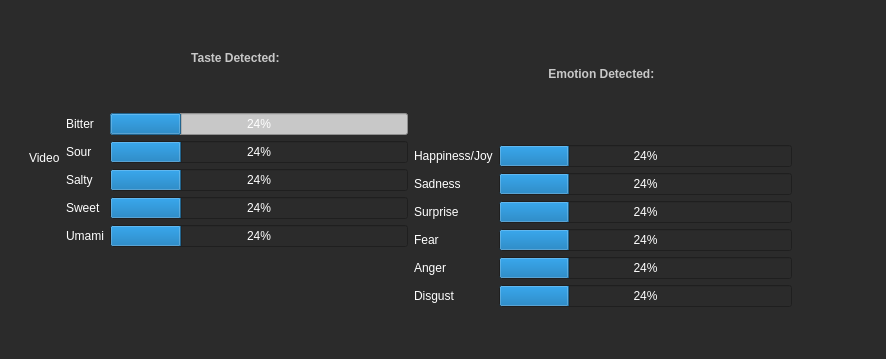
<?xml version="1.0" encoding="UTF-8"?>
<ui version="4.0">
 <class>MainWindow</class>
 <widget class="QMainWindow" name="MainWindow">
  <property name="geometry">
   <rect>
    <x>0</x>
    <y>0</y>
    <width>886</width>
    <height>359</height>
   </rect>
  </property>
  <property name="windowTitle">
   <string>MainWindow</string>
  </property>
  <property name="styleSheet">
   <string notr="true">font: 10pt &quot;Century Gothic&quot;;
background-color:rgb(43, 43, 43);
color: rgb(255, 255, 255);</string>
  </property>
  <widget class="QWidget" name="centralwidget">
   <widget class="QWidget" name="gridLayoutWidget">
    <property name="geometry">
     <rect>
      <x>29</x>
      <y>9</y>
      <width>763</width>
      <height>298</height>
     </rect>
    </property>
    <layout class="QGridLayout" name="gridLayout">
     <item row="1" column="5">
      <layout class="QHBoxLayout" name="horizontalLayout">
       <item>
        <layout class="QVBoxLayout" name="verticalLayout_3">
         <item>
          <widget class="QLabel" name="label_7">
           <property name="text">
            <string>Video</string>
           </property>
          </widget>
         </item>
        </layout>
       </item>
       <item>
        <layout class="QGridLayout" name="gridLayout_3">
         <item row="5" column="0">
          <widget class="QLabel" name="label_5">
           <property name="text">
            <string>Umami</string>
           </property>
          </widget>
         </item>
         <item row="2" column="0">
          <widget class="QLabel" name="label">
           <property name="text">
            <string>Sour</string>
           </property>
          </widget>
         </item>
         <item row="3" column="1">
          <widget class="QProgressBar" name="salty_bar">
           <property name="value">
            <number>24</number>
           </property>
          </widget>
         </item>
         <item row="4" column="0">
          <widget class="QLabel" name="label_4">
           <property name="text">
            <string>Sweet</string>
           </property>
          </widget>
         </item>
         <item row="1" column="1">
          <widget class="QProgressBar" name="bitter_bar">
           <property name="styleSheet">
            <string notr="true">QProgressBar {
     background-color: rgb(200, 200, 200);
 }</string>
           </property>
           <property name="value">
            <number>24</number>
           </property>
           <property name="alignment">
            <set>Qt::AlignBottom|Qt::AlignRight|Qt::AlignTrailing</set>
           </property>
           <property name="textVisible">
            <bool>true</bool>
           </property>
           <property name="orientation">
            <enum>Qt::Horizontal</enum>
           </property>
           <property name="textDirection">
            <enum>QProgressBar::TopToBottom</enum>
           </property>
          </widget>
         </item>
         <item row="1" column="0">
          <widget class="QLabel" name="label_2">
           <property name="text">
            <string>Bitter</string>
           </property>
          </widget>
         </item>
         <item row="5" column="1">
          <widget class="QProgressBar" name="umami_bar">
           <property name="value">
            <number>24</number>
           </property>
          </widget>
         </item>
         <item row="3" column="0">
          <widget class="QLabel" name="label_3">
           <property name="text">
            <string>Salty</string>
           </property>
          </widget>
         </item>
         <item row="4" column="1">
          <widget class="QProgressBar" name="sweet_bar">
           <property name="value">
            <number>24</number>
           </property>
          </widget>
         </item>
         <item row="2" column="1">
          <widget class="QProgressBar" name="sour_bar">
           <property name="sizePolicy">
            <sizepolicy hsizetype="Expanding" vsizetype="Fixed">
             <horstretch>0</horstretch>
             <verstretch>0</verstretch>
            </sizepolicy>
           </property>
           <property name="value">
            <number>24</number>
           </property>
          </widget>
         </item>
         <item row="0" column="0" colspan="2">
          <widget class="QLabel" name="label_15">
           <property name="styleSheet">
            <string notr="true">
font: 75 14pt &quot;Century Gothic&quot;;
font-weight: bold;
color:rgb(200, 200, 200);</string>
           </property>
           <property name="text">
            <string>Taste Detected: </string>
           </property>
           <property name="alignment">
            <set>Qt::AlignCenter</set>
           </property>
          </widget>
         </item>
         <item row="6" column="0">
          <spacer name="verticalSpacer">
           <property name="orientation">
            <enum>Qt::Vertical</enum>
           </property>
           <property name="sizeType">
            <enum>QSizePolicy::Maximum</enum>
           </property>
           <property name="sizeHint" stdset="0">
            <size>
             <width>20</width>
             <height>60</height>
            </size>
           </property>
          </spacer>
         </item>
        </layout>
       </item>
      </layout>
     </item>
     <item row="1" column="6">
      <layout class="QGridLayout" name="gridLayout_4">
       <item row="6" column="1">
        <widget class="QProgressBar" name="disgust_bar">
         <property name="value">
          <number>24</number>
         </property>
        </widget>
       </item>
       <item row="1" column="1">
        <widget class="QProgressBar" name="happy_bar">
         <property name="value">
          <number>24</number>
         </property>
        </widget>
       </item>
       <item row="3" column="1">
        <widget class="QProgressBar" name="suprise_bar">
         <property name="value">
          <number>24</number>
         </property>
        </widget>
       </item>
       <item row="5" column="1">
        <widget class="QProgressBar" name="anger_bar">
         <property name="value">
          <number>24</number>
         </property>
        </widget>
       </item>
       <item row="1" column="0">
        <widget class="QLabel" name="label_9">
         <property name="text">
          <string>Happiness/Joy</string>
         </property>
        </widget>
       </item>
       <item row="2" column="0">
        <widget class="QLabel" name="label_8">
         <property name="text">
          <string>Sadness</string>
         </property>
        </widget>
       </item>
       <item row="2" column="1">
        <widget class="QProgressBar" name="sad_bar">
         <property name="value">
          <number>24</number>
         </property>
        </widget>
       </item>
       <item row="4" column="1">
        <widget class="QProgressBar" name="fear_bar">
         <property name="value">
          <number>24</number>
         </property>
        </widget>
       </item>
       <item row="4" column="0">
        <widget class="QLabel" name="label_11">
         <property name="text">
          <string>Fear</string>
         </property>
        </widget>
       </item>
       <item row="3" column="0">
        <widget class="QLabel" name="label_10">
         <property name="text">
          <string>Surprise</string>
         </property>
        </widget>
       </item>
       <item row="5" column="0">
        <widget class="QLabel" name="label_12">
         <property name="text">
          <string>Anger</string>
         </property>
        </widget>
       </item>
       <item row="0" column="0" colspan="2">
        <widget class="QLabel" name="label_16">
         <property name="styleSheet">
          <string notr="true">font: 75 14pt &quot;Century Gothic&quot;;
font-weight: bold;
color:rgb(200, 200, 200);</string>
         </property>
         <property name="text">
          <string>Emotion Detected: </string>
         </property>
         <property name="alignment">
          <set>Qt::AlignCenter</set>
         </property>
        </widget>
       </item>
       <item row="6" column="0">
        <widget class="QLabel" name="label_13">
         <property name="text">
          <string>Disgust</string>
         </property>
        </widget>
       </item>
      </layout>
     </item>
    </layout>
   </widget>
  </widget>
  <widget class="QMenuBar" name="menubar">
   <property name="geometry">
    <rect>
     <x>0</x>
     <y>0</y>
     <width>886</width>
     <height>23</height>
    </rect>
   </property>
  </widget>
  <widget class="QStatusBar" name="statusbar"/>
 </widget>
 <resources/>
 <connections/>
</ui>
